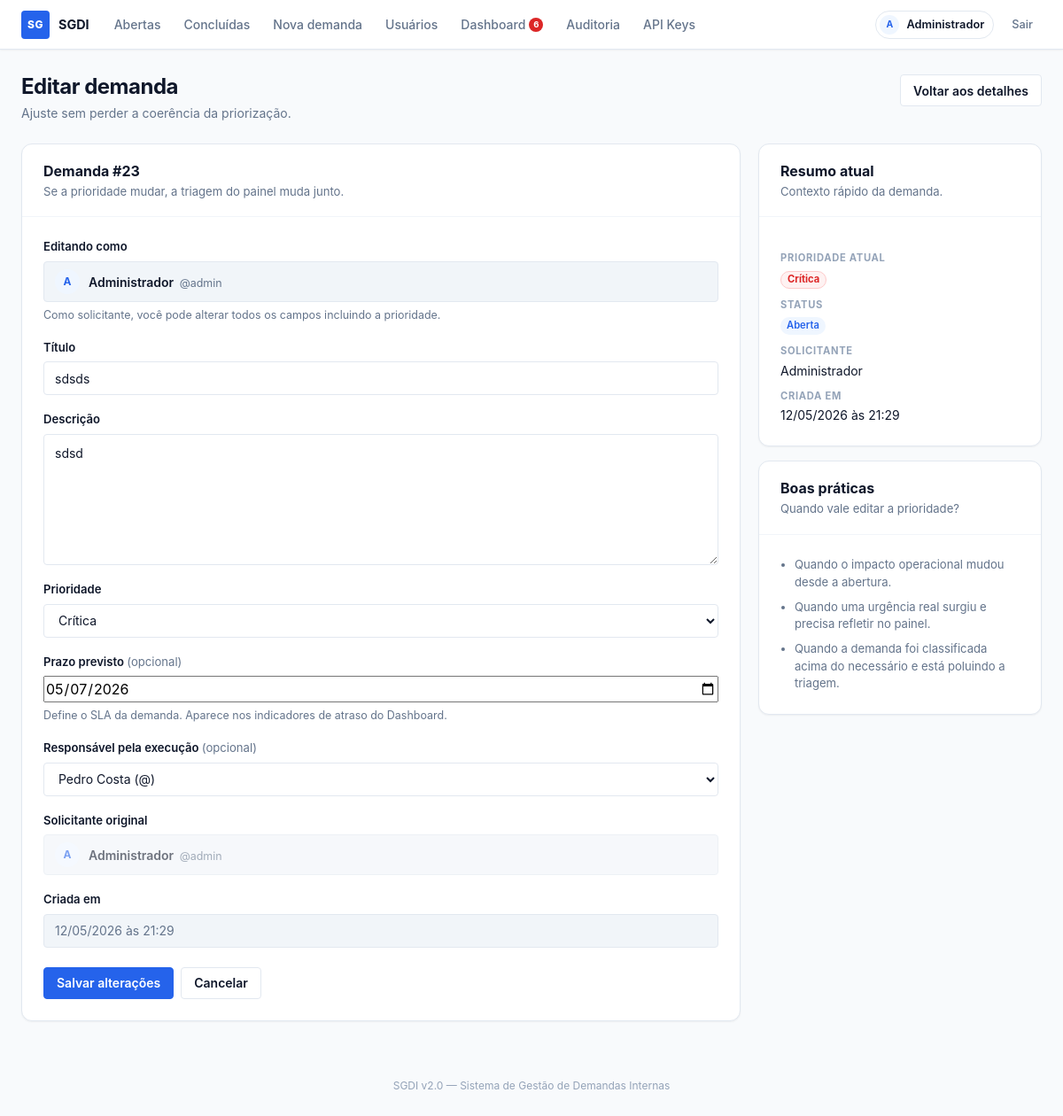
/editar/23 (signed in), run on the app's committed database.
### tables this page shows
CREATE TABLE demandas (
            id INTEGER PRIMARY KEY AUTOINCREMENT,
            titulo TEXT NOT NULL,
            descricao TEXT NOT NULL,
            solicitante TEXT NOT NULL,
            usuario_id INTEGER NOT NULL REFERENCES usuarios(id),
            prioridade TEXT NOT NULL DEFAULT 'Média',
            status TEXT NOT NULL DEFAULT 'Aberta',
            data_criacao TEXT NOT NULL,
            data_prevista TEXT,
            data_conclusao TEXT
        , responsavel_id INTEGER REFERENCES usuarios(id));

CREATE TABLE usuarios (
            id INTEGER PRIMARY KEY AUTOINCREMENT,
            username TEXT NOT NULL UNIQUE,
            nome TEXT NOT NULL,
            senha_hash TEXT NOT NULL
        );

### app.py (the view, shortened to what this page needs)
@app.route("/editar/<int:id>", methods=["GET", "POST"])
@login_required
def editar(id):
    conn = get_db()
    try:
        usuarios = conn.execute("SELECT id, nome FROM usuarios ORDER BY nome").fetchall()
        demanda = conn.execute(
            "SELECT d.*, u.username AS usuario_username, "
            "COALESCE(resp.nome, '') AS responsavel_nome "
            "FROM demandas d "
            "JOIN usuarios u ON u.id = d.usuario_id "
            "LEFT JOIN usuarios resp ON resp.id = d.responsavel_id "
            "WHERE d.id = ?",
            (id,),
        ).fetchone()
        if not demanda:
            abort(404)
        if session["usuario_id"] != demanda["usuario_id"]:
            flash("Apenas o solicitante da demanda pode editá-la.")
            return redirect(url_for("detalhes", id=id))
        return render_template("editar.html", demanda=demanda, prioridades=PRIORIDADES, usuarios=usuarios)
    finally:
        conn.close()

### app.py (called while the page is built)
def login_required(f):
    @wraps(f)
    def decorated(*args, **kwargs):
        if "usuario_id" not in session:
            flash("Faça login para continuar.")
            return redirect(url_for("login"))
        return f(*args, **kwargs)
    return decorated

@app.context_processor
def inject_globals():
    if "csrf_token" not in session:
        session["csrf_token"] = secrets.token_hex(32)
    return {
        "csrf_token": session["csrf_token"],
        "usuario_logado": {
            "id": session.get("usuario_id"),
            "nome": session.get("usuario_nome"),
            "username": session.get("usuario_username"),
        } if "usuario_id" in session else None,
    }

def get_db():
    return get_db_connection()

@app.template_filter("priority_slug")
def priority_slug(value):
    return PRIORIDADE_SLUGS.get(value, "neutra")

@app.template_filter("display_datetime")
def display_datetime(value):
    try:
        return datetime.strptime(value, "%Y-%m-%d %H:%M:%S").strftime("%d/%m/%Y às %H:%M")
    except (TypeError, ValueError):
        return value or ""

### database.py (called while the page is built)
def get_db_connection():
    conn = sqlite3.connect(DB_PATH)
    conn.row_factory = sqlite3.Row
    conn.execute("PRAGMA foreign_keys = ON")
    return conn

### templates/editar.html (shortened to what this page needs)
{% extends "base.html" %}
{% block content %}
<div class="page-header">
    <div>
        <h1>Editar demanda</h1>
        <p class="page-header__sub">Ajuste sem perder a coerência da priorização.</p>
    </div>
    <div class="page-header__actions">
        <a href="{{ url_for('detalhes', id=demanda['id']) }}" class="btn btn--secondary">Voltar aos detalhes</a>
    </div>
</div>
<div class="content-grid">
    <div class="card">
        <div class="card__header">
            <h2>Demanda #{{ demanda['id'] }}</h2>
            <p>Se a prioridade mudar, a triagem do painel muda junto.</p>
        </div>
        <div class="card__body">
            <form method="POST" action="{{ url_for('editar', id=demanda['id']) }}" class="form-layout">
                <div class="field-group">
                    <label class="field-label">Editando como</label>
                    <div class="user-display">
                        <span class="avatar avatar--md">{{ usuario_logado.nome[0] }}</span>
                        <div>
                            <span class="user-display__name">{{ usuario_logado.nome }}</span>
                            <span class="user-display__username">@{{ usuario_logado.username }}</span>
                        </div>
                    </div>
                    <p class="field-help">Como solicitante, você pode alterar todos os campos incluindo a prioridade.</p>
                </div>
                <div class="field-group">
                    <label for="titulo" class="field-label">Título</label>
                    <input type="text" id="titulo" name="titulo" value="{{ demanda['titulo'] }}" maxlength="200" required>
                </div>
                <div class="field-group">
                    <label for="descricao" class="field-label">Descrição</label>
                    <textarea id="descricao" name="descricao" rows="6" maxlength="2000" required>{{ demanda['descricao'] }}</textarea>
                </div>
                <div class="field-group">
                    <label for="prioridade" class="field-label">Prioridade</label>
                    <select id="prioridade" name="prioridade" required>
                        {% for prioridade in prioridades %}
                            <option value="{{ prioridade }}" {% if demanda['prioridade'] == prioridade %}selected{% endif %}>
                                {{ prioridade }}
                            </option>
                        {% endfor %}
                    </select>
                </div>
                <div class="field-group">
                    <label for="data_prevista" class="field-label">
                        Prazo previsto <span style="font-weight:400;color:var(--text-muted)">(opcional)</span>
                    </label>
                    <input type="date" id="data_prevista" name="data_prevista" value="{{ (demanda['data_prevista'] or '')[:10] }}">
                    <p class="field-help">Define o SLA da demanda. Aparece nos indicadores de atraso do Dashboard.</p>
                </div>
                <div class="field-group">
                    <label for="responsavel_id" class="field-label">
                        Responsável pela execução <span style="font-weight:400;color:var(--text-muted)">(opcional)</span>
                    </label>
                    <select id="responsavel_id" name="responsavel_id">
                        {% for u in usuarios %}
                            <option value="{{ u.id }}" {% if demanda['responsavel_id'] == u.id %}selected{% endif %}>
                                {{ u.nome }} (@{{ u.username }})
                            </option>
                        {% endfor %}
                    </select>
                </div>
                <div class="field-group">
                    <label class="field-label">Solicitante original</label>
                    <div class="user-display user-display--muted">
                        <span class="avatar avatar--md">{{ demanda['solicitante'][0] }}</span>
                        <div>
                            <span class="user-display__name">{{ demanda['solicitante'] }}</span>
                            <span class="user-display__username">@{{ demanda['usuario_username'] }}</span>
                        </div>
                    </div>
                </div>
                <div class="field-group">
                    <label class="field-label">Criada em</label>
                    <input type="text" value="{{ demanda['data_criacao']|display_datetime }}" disabled>
                </div>
                <div class="form-actions">
                    <button type="submit" class="btn btn--primary">Salvar alterações</button>
                    <a href="{{ url_for('detalhes', id=demanda['id']) }}" class="btn btn--secondary">Cancelar</a>
                </div>
            </form>
        </div>
    </div>
    <div class="side-stack">
        <div class="card">
            <div class="card__header">
                <h2>Resumo atual</h2>
                <p>Contexto rápido da demanda.</p>
            </div>
            <div class="card__body">
                <dl class="summary-list">
                    <div class="summary-item">
                        <dt>Prioridade atual</dt>
                        <dd><span class="chip chip--{{ demanda['prioridade']|priority_slug }}">{{ demanda['prioridade'] }}</span></dd>
                    </div>
                    <div class="summary-item">
                        <dt>Status</dt>
                        <dd>
                            <span class="chip {% if demanda['status'] == 'Aberta' %}chip--open{% else %}chip--done{% endif %}">
                                {{ demanda['status'] }}
                            </span>
                        </dd>
                    </div>
                    <div class="summary-item">
                        <dt>Solicitante</dt>
                        <dd>{{ demanda['solicitante'] }}</dd>
                    </div>
                    <div class="summary-item">
                        <dt>Criada em</dt>
                        <dd>{{ demanda['data_criacao']|display_datetime }}</dd>
                    </div>
                </dl>
            </div>
        </div>
        <div class="card">
            <div class="card__header">
                <h2>Boas práticas</h2>
                <p>Quando vale editar a prioridade?</p>
            </div>
            <div class="card__body">
                <ul style="list-style: disc; padding-left: 16px; display: grid; gap: 8px; font-size: 0.82rem; color: var(--text-muted); line-height: 1.5;">
                    <li>Quando o impacto operacional mudou desde a abertura.</li>
                    <li>Quando uma urgência real surgiu e precisa refletir no painel.</li>
                    <li>Quando a demanda foi classificada acima do necessário e está poluindo a triagem.</li>
                </ul>
            </div>
        </div>
    </div>
</div>
{% endblock %}

### data on the page
demandas: id "23", titulo "sdsds", descricao "sdsd", prioridade "Crítica", data_prevista "05/07/2026", responsavel_id "Pedro Costa (@)", solicitante "A", solicitante "Administrador", data_criacao|display_datetime "12/05/2026 às 21:29", status "Aberta"
usuarios: username "admin", usuario_username "admin"

### other printed values
{{ usuario_logado.nome[0] }} "A"
{{ usuario_logado.nome }} "Administrador"
